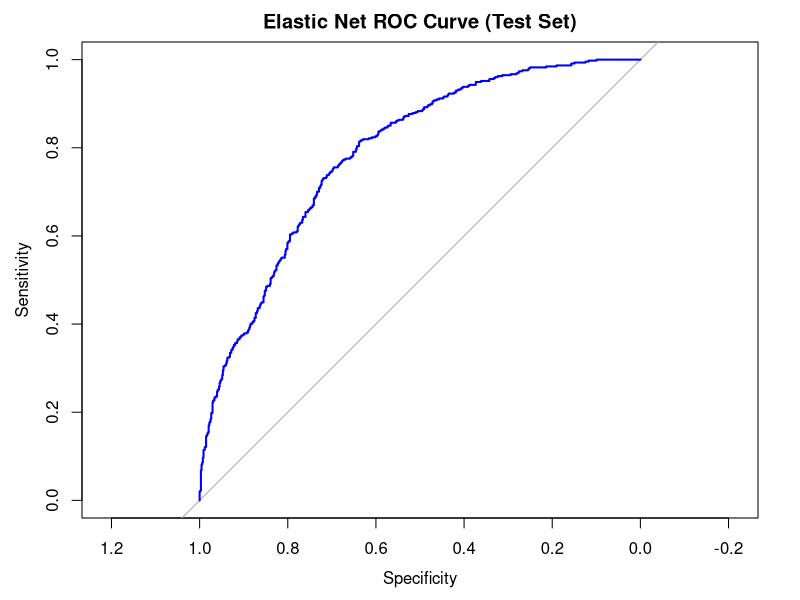

Write R code to recreate this figure.
library(glmnet)
library(pROC)

vars <- read.table("regression_variables.txt", header = TRUE, sep = "\t", na.strings = "nan")

y <- as.numeric(vars$highBP)

X <- vars[, !(names(vars) %in% c("id", "highBP"))]
X <- as.matrix(X)

#data split
set.seed(777)

idx_0 <- which(y == 0)
idx_1 <- which(y == 1)

train_0 <- sample(idx_0, size = 0.7 * length(idx_0))
train_1 <- sample(idx_1, size = 0.7 * length(idx_1))

train_index <- c(train_0, train_1)

X_train <- X[train_index, ]
X_test  <- X[-train_index, ]

y_train <- y[train_index]
y_test  <- y[-train_index]

#cross validate
alphas <- seq(0, 1, by = 0.1)

cv_results <- lapply(alphas, function(a) {
  cv.glmnet(X_train, y_train, alpha = a, family = "binomial",
            nfolds = 5)   # <-- ADDED
})

cv_errors <- sapply(cv_results, function(model) min(model$cvm))

best_alpha <- alphas[which.min(cv_errors)]
cat("Best alpha:", best_alpha, "\n")

#training
final_model <- cv.glmnet(X_train, y_train,
                         alpha = best_alpha,
                         family = "binomial",
                         nfolds = 5)   # <-- ADDED

#pred
test_pred <- predict(final_model,
                     newx = X_test,
                     s = "lambda.min",
                     type = "response")

# results
roc_obj <- roc(y_test, as.vector(test_pred))
auc_val <- auc(roc_obj)

cat("Final Test AUC:", auc_val, "\n")

plot(roc_obj, main = "Elastic Net ROC Curve (Test Set)", col = "blue", lwd = 2)

#check overfitting
train_pred <- predict(final_model,
                      newx = X_train,
                      s = "lambda.min",
                      type = "response")

roc_train <- roc(y_train, as.vector(train_pred))
auc_train <- auc(roc_train)

cat("Training AUC:", auc_train, "\n")

#confusion matrix
pred_class <- ifelse(test_pred > 0.5, 1, 0)

table(Predicted = pred_class, Actual = y_test)

#coefficients
coefs <- as.matrix(coef(final_model, s = "lambda.min"))

nonzero <- coefs[coefs != 0, , drop = FALSE]

cat("\nNon-zero coefficients:\n")
print(nonzero)

cat("Lambda (min):", final_model$lambda.min, "\n")
cat("Lambda (1se):", final_model$lambda.1se, "\n")
